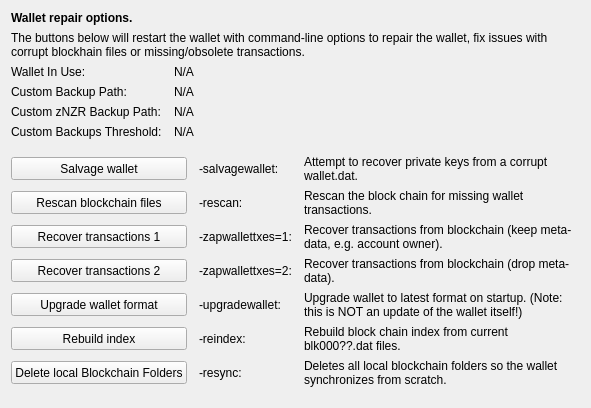
     <widget class="QWidget" name="tab_repair">
      <attribute name="title">
       <string>&amp;Wallet Repair</string>
      </attribute>
      <layout class="QGridLayout" name="gridLayout_4" columnstretch="0,0,0,0">
       <property name="horizontalSpacing">
        <number>12</number>
       </property>
       <item row="0" column="0" colspan="4">
        <widget class="QLabel" name="label_repair_header">
         <property name="font">
          <font>
           <weight>75</weight>
           <bold>true</bold>
          </font>
         </property>
         <property name="text">
          <string>Wallet repair options.</string>
         </property>
        </widget>
       </item>
       <item row="1" column="0" colspan="4">
        <widget class="QLabel" name="label_repair_helptext">
         <property name="font">
          <font>
           <weight>50</weight>
           <bold>false</bold>
          </font>
         </property>
         <property name="text">
          <string>The buttons below will restart the wallet with command-line options to repair the wallet, fix issues with corrupt blockhain files or missing/obsolete transactions.</string>
         </property>
         <property name="wordWrap">
          <bool>true</bool>
         </property>
        </widget>
       </item>
       <item row="2" column="0">
        <widget class="QLabel" name="wallet_path_label">
         <property name="text">
          <string>Wallet In Use:</string>
         </property>
        </widget>
       </item>
       <item row="2" column="1" colspan="3">
        <widget class="QLabel" name="wallet_path">
         <property name="cursor">
          <cursorShape>IBeamCursor</cursorShape>
         </property>
         <property name="text">
          <string>N/A</string>
         </property>
         <property name="textFormat">
          <enum>Qt::PlainText</enum>
         </property>
         <property name="textInteractionFlags">
          <set>Qt::LinksAccessibleByMouse|Qt::TextSelectableByKeyboard|Qt::TextSelectableByMouse</set>
         </property>
        </widget>
       </item>
       <item row="3" column="0">
        <widget class="QLabel" name="wallet_custombackuppath_label">
         <property name="visible">
          <bool>false</bool>
         </property>
         <property name="text">
          <string>Custom Backup Path:</string>
         </property>
        </widget>
       </item>
       <item row="3" column="1" colspan="3">
        <widget class="QLabel" name="wallet_custombackuppath">
         <property name="cursor">
          <cursorShape>IBeamCursor</cursorShape>
         </property>
         <property name="visible">
          <bool>false</bool>
         </property>
         <property name="text">
          <string>N/A</string>
         </property>
         <property name="textFormat">
          <enum>Qt::PlainText</enum>
         </property>
         <property name="textInteractionFlags">
          <set>Qt::LinksAccessibleByMouse|Qt::TextSelectableByKeyboard|Qt::TextSelectableByMouse</set>
         </property>
        </widget>
       </item>
       <item row="4" column="0">
        <widget class="QLabel" name="wallet_customzNZRbackuppath_label">
         <property name="visible">
          <bool>false</bool>
         </property>
         <property name="text">
          <string>Custom zNZR Backup Path:</string>
         </property>
        </widget>
       </item>
       <item row="4" column="1" colspan="3">
        <widget class="QLabel" name="wallet_customzNZRbackuppath">
         <property name="cursor">
          <cursorShape>IBeamCursor</cursorShape>
         </property>
         <property name="visible">
          <bool>false</bool>
         </property>
         <property name="text">
          <string>N/A</string>
         </property>
         <property name="textFormat">
          <enum>Qt::PlainText</enum>
         </property>
         <property name="textInteractionFlags">
          <set>Qt::LinksAccessibleByMouse|Qt::TextSelectableByKeyboard|Qt::TextSelectableByMouse</set>
         </property>
        </widget>
       </item>
       <item row="5" column="0">
        <widget class="QLabel" name="wallet_custombackupthreshold_label">
         <property name="visible">
          <bool>false</bool>
         </property>
         <property name="text">
          <string>Custom Backups Threshold:</string>
         </property>
        </widget>
       </item>
       <item row="5" column="1" colspan="3">
        <widget class="QLabel" name="wallet_custombackupthreshold">
         <property name="cursor">
          <cursorShape>IBeamCursor</cursorShape>
         </property>
         <property name="visible">
          <bool>false</bool>
         </property>
         <property name="text">
          <string>N/A</string>
         </property>
         <property name="textFormat">
          <enum>Qt::PlainText</enum>
         </property>
         <property name="textInteractionFlags">
          <set>Qt::LinksAccessibleByMouse|Qt::TextSelectableByKeyboard|Qt::TextSelectableByMouse</set>
         </property>
        </widget>
       </item>
       <item row="6" column="0">
        <spacer name="verticalSpacer_repair1">
         <property name="orientation">
          <enum>Qt::Vertical</enum>
         </property>
         <property name="sizeHint" stdset="0">
          <size>
           <width>10</width>
           <height>10</height>
          </size>
         </property>
        </spacer>
       </item>
       <item row="7" column="0" colspan="2">
        <widget class="QPushButton" name="btn_salvagewallet">
         <property name="minimumSize">
          <size>
           <width>100</width>
           <height>23</height>
          </size>
         </property>
         <property name="text">
          <string>Salvage wallet</string>
         </property>
        </widget>
       </item>
       <item row="7" column="2">
        <widget class="QLabel" name="label_repair_salvage_command">
         <property name="text">
          <string notr="true">-salvagewallet:</string>
         </property>
        </widget>
       </item>
       <item row="7" column="3">
        <widget class="QLabel" name="label_repair_salvage">
         <property name="text">
          <string>Attempt to recover private keys from a corrupt wallet.dat.</string>
         </property>
         <property name="wordWrap">
          <bool>true</bool>
         </property>
        </widget>
       </item>
       <item row="8" column="0" colspan="2">
        <widget class="QPushButton" name="btn_rescan">
         <property name="minimumSize">
          <size>
           <width>100</width>
           <height>23</height>
          </size>
         </property>
         <property name="text">
          <string>Rescan blockchain files</string>
         </property>
        </widget>
       </item>
       <item row="8" column="2">
        <widget class="QLabel" name="label_repair_rescan_command">
         <property name="text">
          <string notr="true">-rescan:</string>
         </property>
        </widget>
       </item>
       <item row="8" column="3">
        <widget class="QLabel" name="label_repair_rescan">
         <property name="text">
          <string>Rescan the block chain for missing wallet transactions.</string>
         </property>
         <property name="wordWrap">
          <bool>true</bool>
         </property>
        </widget>
       </item>
       <item row="9" column="0" colspan="2">
        <widget class="QPushButton" name="btn_zapwallettxes1">
         <property name="minimumSize">
          <size>
           <width>100</width>
           <height>23</height>
          </size>
         </property>
         <property name="text">
          <string>Recover transactions 1</string>
         </property>
        </widget>
       </item>
       <item row="9" column="2">
        <widget class="QLabel" name="label_repair_zap1_command">
         <property name="text">
          <string notr="true">-zapwallettxes=1:</string>
         </property>
        </widget>
       </item>
       <item row="9" column="3">
        <widget class="QLabel" name="label_repair_zap1">
         <property name="text">
          <string>Recover transactions from blockchain (keep meta-data, e.g. account owner).</string>
         </property>
         <property name="wordWrap">
          <bool>true</bool>
         </property>
        </widget>
       </item>
       <item row="10" column="0" colspan="2">
        <widget class="QPushButton" name="btn_zapwallettxes2">
         <property name="minimumSize">
          <size>
           <width>100</width>
           <height>23</height>
          </size>
         </property>
         <property name="text">
          <string>Recover transactions 2</string>
         </property>
        </widget>
       </item>
       <item row="10" column="2">
        <widget class="QLabel" name="label_repair_zap2_command">
         <property name="text">
          <string notr="true">-zapwallettxes=2:</string>
         </property>
        </widget>
       </item>
       <item row="10" column="3">
        <widget class="QLabel" name="label_repair_zap2">
         <property name="text">
          <string>Recover transactions from blockchain (drop meta-data).</string>
         </property>
         <property name="wordWrap">
          <bool>true</bool>
         </property>
        </widget>
       </item>
       <item row="11" column="0" colspan="2">
        <widget class="QPushButton" name="btn_upgradewallet">
         <property name="minimumSize">
          <size>
           <width>100</width>
           <height>23</height>
          </size>
         </property>
         <property name="text">
          <string>Upgrade wallet format</string>
         </property>
        </widget>
       </item>
       <item row="11" column="2">
        <widget class="QLabel" name="label_repair_upgrade_command">
         <property name="text">
          <string notr="true">-upgradewallet:</string>
         </property>
        </widget>
       </item>
       <item row="11" column="3">
        <widget class="QLabel" name="label_repair_upgrade">
         <property name="text">
          <string>Upgrade wallet to latest format on startup. (Note: this is NOT an update of the wallet itself!)</string>
         </property>
         <property name="wordWrap">
          <bool>true</bool>
         </property>
        </widget>
       </item>
       <item row="12" column="0" colspan="2">
        <widget class="QPushButton" name="btn_reindex">
         <property name="minimumSize">
          <size>
           <width>100</width>
           <height>23</height>
          </size>
         </property>
         <property name="text">
          <string>Rebuild index</string>
         </property>
        </widget>
       </item>
       <item row="12" column="2">
        <widget class="QLabel" name="label_repair_reindex_command">
         <property name="text">
          <string notr="true">-reindex:</string>
         </property>
        </widget>
       </item>
       <item row="12" column="3">
        <widget class="QLabel" name="label_repair_reindex">
         <property name="text">
          <string>Rebuild block chain index from current blk000??.dat files.</string>
         </property>
         <property name="wordWrap">
          <bool>true</bool>
         </property>
        </widget>
       </item>
       <item row="13" column="0" colspan="2">
        <widget class="QPushButton" name="btn_resync">
         <property name="minimumSize">
          <size>
           <width>100</width>
           <height>23</height>
          </size>
         </property>
         <property name="text">
          <string>Delete local Blockchain Folders</string>
         </property>
        </widget>
       </item>
       <item row="13" column="2">
        <widget class="QLabel" name="label_repair_resync_command">
         <property name="text">
          <string>-resync:</string>
         </property>
        </widget>
       </item>
       <item row="13" column="3">
        <widget class="QLabel" name="label_repair_resync">
         <property name="text">
          <string>Deletes all local blockchain folders so the wallet synchronizes from scratch.</string>
         </property>
         <property name="wordWrap">
          <bool>true</bool>
         </property>
        </widget>
       </item>
       <item row="14" column="0">
        <spacer name="verticalSpacer_repair2">
         <property name="orientation">
          <enum>Qt::Vertical</enum>
         </property>
         <property name="sizeHint" stdset="0">
          <size>
           <width>20</width>
           <height>10</height>
          </size>
         </property>
        </spacer>
       </item>
      </layout>
     </widget>
